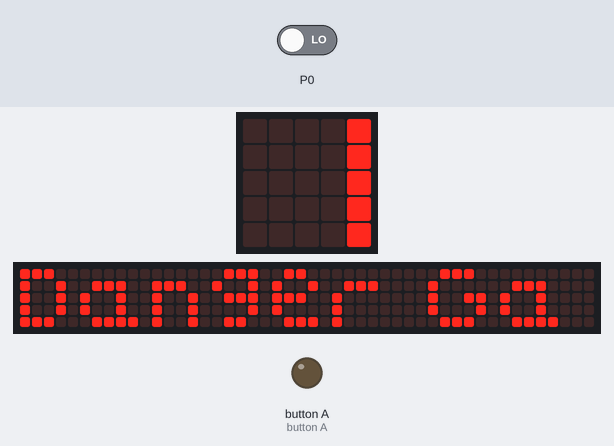
Recording of a program running on a simulated BBC micro:bit running MicroPython. Parts: the board's 5×5 LED display, a strip that is not on the board, showing the scrolling text unrolled, output pins drawn as LEDs (lit = HIGH). The test bench sets the inputs (shaded band); at power-on: P0 LOW. The 48×5 strip is a reading aid, not a part: it shows the text the display is scrolling, unrolled, one strip-width of it at a time.

Above: at 0.07 s.
At 1.27 s:
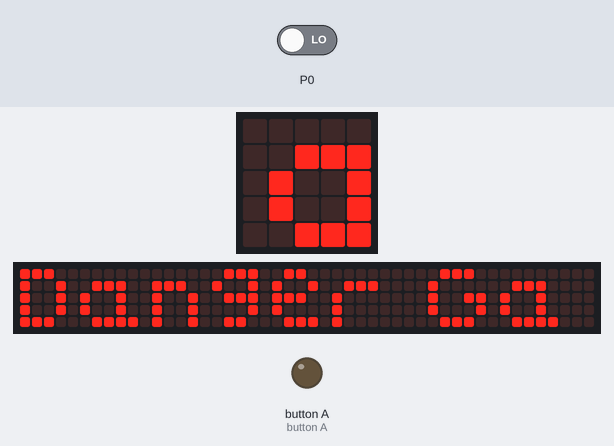
1.3 s: P0 driven HIGH
At 9.67 s:
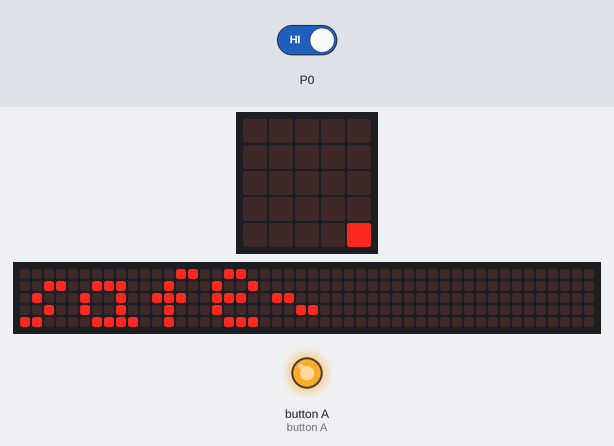
Timing chart, 0 to 11.2 s (numbered marks = the images above; inputs shaded):
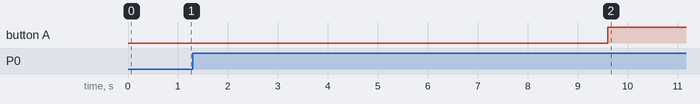

Measured:
- after the input at 1.3 s, button A: LOW → HIGH after 8.3 s; the display: first differs from a run without the input after 8.3 s (image 2)

The program:

_______.py
```python
from microbit import *

# Write your code here :-)
while True:
    if pin0.read_digital() == 0:
        pin5.write_digital(0)
        display.scroll('Danger Gas!!!')
    else:
        pin5.write_digital(1)
        display.scroll('safe~')
        
```
